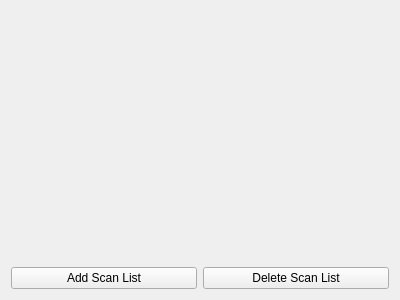
<?xml version="1.0" encoding="UTF-8"?>
<ui version="4.0">
 <class>ScanListsView</class>
 <widget class="QWidget" name="ScanListsView">
  <property name="geometry">
   <rect>
    <x>0</x>
    <y>0</y>
    <width>400</width>
    <height>300</height>
   </rect>
  </property>
  <property name="windowTitle">
   <string notr="true">Form</string>
  </property>
  <layout class="QVBoxLayout" name="verticalLayout">
   <item>
    <widget class="ConfigObjectListView" name="listView" native="true">
     <property name="sizePolicy">
      <sizepolicy hsizetype="Preferred" vsizetype="MinimumExpanding">
       <horstretch>0</horstretch>
       <verstretch>0</verstretch>
      </sizepolicy>
     </property>
    </widget>
   </item>
   <item>
    <layout class="QHBoxLayout" name="horizontalLayout_10">
     <item>
      <widget class="QPushButton" name="addScanList">
       <property name="toolTip">
        <string/>
       </property>
       <property name="text">
        <string>Add Scan List</string>
       </property>
       <property name="shortcut">
        <string>Alt++</string>
       </property>
      </widget>
     </item>
     <item>
      <widget class="QPushButton" name="remScanList">
       <property name="text">
        <string>Delete Scan List</string>
       </property>
       <property name="shortcut">
        <string>Alt+-</string>
       </property>
      </widget>
     </item>
    </layout>
   </item>
  </layout>
 </widget>
 <customwidgets>
  <customwidget>
   <class>ConfigObjectListView</class>
   <extends>QWidget</extends>
   <header>configobjectlistview.hh</header>
   <container>1</container>
  </customwidget>
 </customwidgets>
 <resources/>
 <connections/>
</ui>
